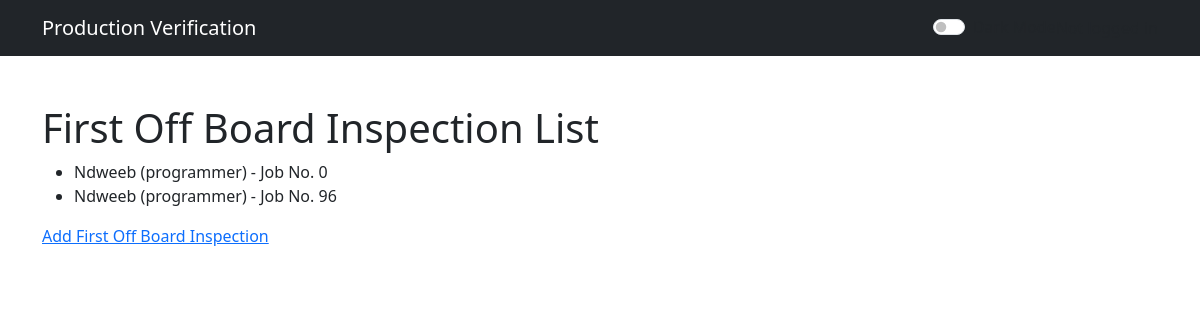
Screenshot of /board_varification/first-off-board-inspections/ with the database file from the repository.
### board_varification/models.py (models this page shows, shortened)
class FirstOffBoardInspection(models.Model):
    customer = models.ForeignKey(Customer, on_delete=models.CASCADE, related_name='first_off_board_inspections')
    product = models.ForeignKey(Product, on_delete=models.CASCADE, related_name='first_off_board_inspections')
    roaming_qc_name = models.ForeignKey(Employee, on_delete=models.CASCADE, related_name='first_off_board_inspections')
    barcode_scanning_enabled = models.BooleanField(default=True)
    photo = models.ImageField(upload_to='first_off_board_inspection_photos/', blank=True, null=True)
    job_no = models.ForeignKey(Job_number, null=True, on_delete=models.CASCADE)
    def __str__(self):
        return f"{self.roaming_qc_name.name} ({self.roaming_qc_name.role}) - Job No. {self.job_no.job_number}"

class Employee(models.Model):
    user = models.OneToOneField(User, on_delete=models.CASCADE)
    ROLE_CHOICES = [
        ('kitter', 'Kitter'),
        ('setup_operator', 'Setup Operator'),
        ('programmer', 'Programmer'),
        ('paste_inspector', 'Paste Inspector'),
        ('qc', 'Quality Control'),
    ]
    name = models.CharField(max_length=100)
    role = models.CharField(max_length=100, choices=ROLE_CHOICES)
    photo = models.ImageField(upload_to='employee_photos/', blank=True, null=True)
    qr_code = models.ImageField(upload_to='employee_qr_codes/', blank=True, null=True)

class Job_number(models.Model):
    job_number = models.IntegerField(null=False, default = 0 , unique=True, primary_key=True)
    date = models.DateTimeField(auto_now=True)

### board_varification/views.py (the view)
# urls.py: path('first-off-board-inspections/', views.first_off_board_inspection_list, name='first_off_board_inspection_list'),
def first_off_board_inspection_list(request):
    first_off_board_inspections = FirstOffBoardInspection.objects.all()
    return render(request, 'first_off_board_inspection_list.html', {'first_off_board_inspections': first_off_board_inspections})

### templates/first_off_board_inspection_list.html
{% extends 'base.html' %}
{% block content %}
    <h1>First Off Board Inspection List</h1>
    <ul>
        {% for first_off_board_inspection in first_off_board_inspections %}
            <li>{{ first_off_board_inspection }}</li>
        {% endfor %}
    </ul>
    <a href="{% url 'board_varification:first_off_board_inspection_create' %}">Add First Off Board Inspection</a>
{% endblock %}

### templates/base.html (style rules this page uses)
body { transition: background-color 0.3s ease; }

### rows the page displays
FirstOffBoardInspection: roaming_qc_name+job_no "Ndweeb (programmer) - Job No. 0"
FirstOffBoardInspection: roaming_qc_name+job_no "Ndweeb (programmer) - Job No. 96"
